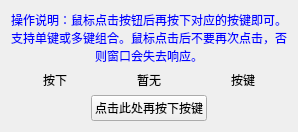
     <widget class="QWidget" name="tab_7">
      <attribute name="title">
       <string>按下键盘</string>
      </attribute>
      <layout class="QVBoxLayout" name="verticalLayout_11">
       <item>
        <widget class="QLabel" name="label_24">
         <property name="palette">
          <palette>
           <active>
            <colorrole role="WindowText">
             <brush brushstyle="SolidPattern">
              <color alpha="255">
               <red>0</red>
               <green>0</green>
               <blue>255</blue>
              </color>
             </brush>
            </colorrole>
           </active>
           <inactive>
            <colorrole role="WindowText">
             <brush brushstyle="SolidPattern">
              <color alpha="255">
               <red>0</red>
               <green>0</green>
               <blue>255</blue>
              </color>
             </brush>
            </colorrole>
           </inactive>
           <disabled>
            <colorrole role="WindowText">
             <brush brushstyle="SolidPattern">
              <color alpha="255">
               <red>120</red>
               <green>120</green>
               <blue>120</blue>
              </color>
             </brush>
            </colorrole>
           </disabled>
          </palette>
         </property>
         <property name="text">
          <string>操作说明：鼠标点击按钮后再按下对应的按键即可。支持单键或多键组合。鼠标点击后不要再次点击，否则窗口会失去响应。</string>
         </property>
         <property name="alignment">
          <set>Qt::AlignCenter</set>
         </property>
         <property name="wordWrap">
          <bool>true</bool>
         </property>
        </widget>
       </item>
       <item>
        <layout class="QVBoxLayout" name="verticalLayout_10">
         <item>
          <layout class="QHBoxLayout" name="horizontalLayout_7">
           <item>
            <widget class="QLabel" name="label_19">
             <property name="text">
              <string>按下</string>
             </property>
             <property name="alignment">
              <set>Qt::AlignCenter</set>
             </property>
            </widget>
           </item>
           <item>
            <widget class="QLabel" name="label_31">
             <property name="text">
              <string>暂无</string>
             </property>
             <property name="alignment">
              <set>Qt::AlignCenter</set>
             </property>
            </widget>
           </item>
           <item>
            <widget class="QLabel" name="label_20">
             <property name="text">
              <string>按键</string>
             </property>
             <property name="alignment">
              <set>Qt::AlignCenter</set>
             </property>
            </widget>
           </item>
          </layout>
         </item>
         <item>
          <layout class="QHBoxLayout" name="horizontalLayout_16">
           <item>
            <spacer name="horizontalSpacer">
             <property name="orientation">
              <enum>Qt::Horizontal</enum>
             </property>
             <property name="sizeHint" stdset="0">
              <size>
               <width>40</width>
               <height>20</height>
              </size>
             </property>
            </spacer>
           </item>
           <item>
            <widget class="QPushButton" name="pushButton_6">
             <property name="text">
              <string>点击此处再按下按键</string>
             </property>
            </widget>
           </item>
           <item>
            <spacer name="horizontalSpacer_2">
             <property name="orientation">
              <enum>Qt::Horizontal</enum>
             </property>
             <property name="sizeHint" stdset="0">
              <size>
               <width>40</width>
               <height>20</height>
              </size>
             </property>
            </spacer>
           </item>
          </layout>
         </item>
        </layout>
       </item>
      </layout>
     </widget>
